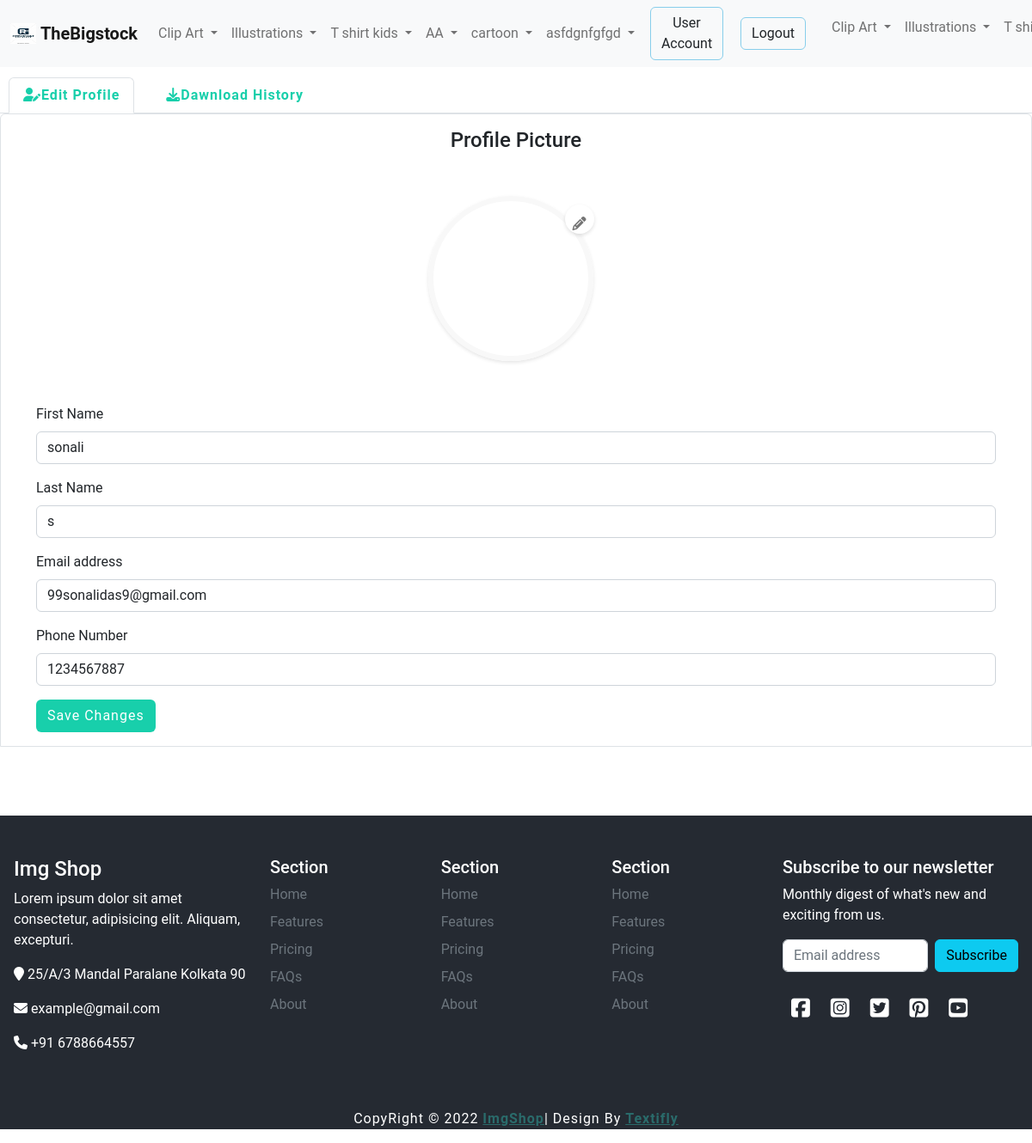
The app's page /profile.php (signed in) with its own data.
### tables this page shows
CREATE TABLE `category_tbl` (
  `id` int NOT NULL,
  `category_name` varchar(100) NOT NULL,
  `category_tags` varchar(100) NOT NULL,
  `image` varchar(100) NOT NULL,
  `feature_image` varchar(100) NOT NULL
);

CREATE TABLE `user_tbl` (
  `id` int NOT NULL,
  `first_name` varchar(100) NOT NULL,
  `last_name` varchar(100) NOT NULL,
  `email` varchar(100) NOT NULL,
  `mobile` varchar(100) NOT NULL,
  `role` varchar(100) NOT NULL,
  `password` varchar(100) NOT NULL,
  `profile_picture` varchar(255) NOT NULL
);

### function.php (called while the page is built, shortened)
<?php
class Operations
{
   public function getAll($table)
   {
      global $db;
      $sel  =  $db->query("select * from " . $table . "");
      return $sel->fetchAll(PDO::FETCH_ASSOC);
   }
   public function getSingle($table, $where)
   {
      global $db;
      $sel  =  $db->query("select * from " . $table . " " . $where);
      return $sel->fetch(PDO::FETCH_ASSOC);
   }
}

### profile.php (the view, shortened to what this page needs)
<?php include(__DIR__ . "/include/header.php") ?>
<?php
$user = $obj->getSingle('user_tbl', "WHERE id = '" . $user_id . "'");
?>
<main>
    <section class="accsectionarea">
        <ul class="nav nav-tabs  d-lg-flex" id="myTab" role="tablist">
            <li class="nav-item" role="presentation">
                <button class="nav-link active tbbtn" id="home-tab" data-bs-toggle="tab" data-bs-target="#home-tab-pane" type="button" role="tab" aria-controls="home-tab-pane" aria-selected="true"><i class="fa-solid fa-user-pen"></i>Edit Profile</button>
            </li>
            <li class="nav-item" role="presentation">
                <button class="nav-link tbbtn" id="contact-tab" data-bs-toggle="tab" data-bs-target="#contact-tab-pane" type="button" role="tab" aria-controls="contact-tab-pane" aria-selected="false"><i class="fa-solid fa-download"></i>Dawnload History</button>
            </li>
        </ul>
        <div class="tab-content accordion" id="myTabContent">
            <div class="tab-pane fade show active accordion-item" id="home-tab-pane" role="tabpanel" aria-labelledby="home-tab" tabindex="0">
                <div id="collapseOne" class="accordion-collapse collapse show  d-lg-block" aria-labelledby="headingOne" data-bs-parent="#myTabContent">
                    <div class="accordion-body">
                        <div class="container editprofilearea">
                            <form action="profile-update.php" method="POST" enctype="multipart/form-data">
                                <h4 style="text-align:center;">Profile Picture</h4>
                                <div class="avatar-upload">
                                    <div class="avatar-edit">
                                        <label for="imageUpload"></label>
                                    </div>
                                    <div class="avatar-preview">
                                        <div id="imagePreview" style="background-image: url('./images/profile/<?= $user['profile_picture'] ?? 'png-transparent-avatar-user-computer-icons-software-developer-avatar-child-face-heroes-removebg-preview.png' ?>');">
                                        </div>
                                    </div>
                                </div>
                                <div class="mb-3">
                                    <label for="exampleInputName" class="form-label">First Name</label>
                                    <input type="text" class="form-control" id="exampleInputName" aria-describedby="emailHelp" name="first_name" value="<?= $user['first_name'] ?? "" ?>">
                                </div>
                                <div class="mb-3">
                                    <label for="exampleInputName" class="form-label">Last Name</label>
                                    <input type="text" class="form-control" id="exampleInputName" aria-describedby="emailHelp" name="last_name" value="<?= $user['last_name'] ?? "" ?>">
                                </div>
                                <div class="mb-3">
                                    <label for="exampleInputEmail1" class="form-label">Email address</label>
                                    <input type="email" class="form-control" id="exampleInputEmail1" aria-describedby="emailHelp" name="email" value="<?= $user['email'] ?? "" ?>">
                                </div>
                                <div class="mb-3">
                                    <label for="exampleInputNumber" class="form-label">Phone Number</label>
                                    <input type="number" class="form-control" id="exampleInputNumber" aria-describedby="emailHelp" name="mobile" value="<?= $user['mobile'] ?? "" ?>">
                                </div>
                                <button type="submit" class="btn signupbtn" >Save Changes</button>
                            </form>
                        </div>
                    </div>
                </div>
            </div>
        </div>
    </section>
</main>
<?php include("include/footer.php") ?>

### include/header.php (shortened to what this page needs)
<?php
include(__DIR__ . '/../function.php');
$user_id = 0;
if (isset($_SESSION['id'])) {
    $user_id = $_SESSION['id'];
}
$obj = new Operations;
?>
<!DOCTYPE html>
<html lang="en">
<head>
    <link rel="stylesheet" href="css/style.css">
    <link href="https://cdn.jsdelivr.net/npm/bootstrap@5.2.2/dist/css/bootstrap.min.css" rel="stylesheet">
    <link rel="stylesheet" href="https://use.fontawesome.com/releases/v5.15.4/css/solid.css" />
    <link rel="stylesheet" href="https://cdnjs.cloudflare.com/ajax/libs/fancybox/3.5.7/jquery.fancybox.min.css">
    <link rel="stylesheet" href="https://cdnjs.cloudflare.com/ajax/libs/material-design-iconic-font/2.2.0/css/material-design-iconic-font.min.css">
    <link rel="stylesheet" href="https://cdnjs.cloudflare.com/ajax/libs/slick-carousel/1.5.8/slick-theme.min.css">
    <link rel="stylesheet" href="https://cdnjs.cloudflare.com/ajax/libs/slick-carousel/1.5.8/slick.css">
</head>
<body>
    <header>
        <nav class="navbar navbar-expand-lg bg-light fixed-top ">
            <div class="container-fluid desktopnavbar">
                <a class="navbar-brand" href="index.php">
                    <img src="images/logo.jpg" alt="Logo" width="30" height="24" class="d-inline-block align-text-top">
                    <strong>TheBigstock</strong>
                </a>
                <div class="collapse navbar-collapse" id="navbarScroll">
                    <ul class="navbar-nav m-auto my-2 my-lg-0 navbar-nav-scroll" style="--bs-scroll-height: 100px;">
                        <?php
                        $result = $obj->getAll("category_tbl");
                        foreach ($result as $results) {
                        ?>
                            <li class="nav-item dropdown">
                                <a class="nav-link dropdown-toggle" href="category.php?category_id=<?php echo $results['id'] ?>" data-bs-toggle="dropdown">
                                    <?php echo $results['category_name']; ?> </a>
                            </li>
                        <?php } ?>
                    </ul>
                    <?php if ($user_id) { ?>
                        <a href="user-account.php" class="btn loginbtn" type="submit">User Account</a>
                        <a href="logout.php" class="btn loginbtn" type="submit">Logout</a>
                    <?php } ?>
                </div>
            </div>
            <div class="offcanvas offcanvas-start" tabindex="-1" id="offcanvasExample" aria-labelledby="offcanvasExampleLabel">
                <div class="offcanvas-body">
                    <ul class="navbar-nav m-auto my-2 my-lg-0 navbar-nav-scroll" style="--bs-scroll-height: 260px;">
                        <?php
                        $result = $obj->getAll("category_tbl");
                        foreach ($result as $results) {
                        ?>
                            <li class="nav-item dropdown">
                                <a class="nav-link dropdown-toggle" href="#" data-bs-toggle="dropdown">
                                    <?php echo $results['category_name']; ?>
                                </a>
                            </li>
                        <?php } ?>
                    </ul>
                </div>
            </div>
        </nav>
    </header>

### css/style.css (style rules this page uses)
* { margin: 0; padding: 0; font-family: "Source Sans Pro", "Roboto", Arial, sans-serif; }
.loginbtn { margin: 0px 10px !important; font-weight: 600; border-radius: 30px; border: 1px solid #87ceeb !important; text-transform: capitalize; }
.signupbtn { padding: 5px 16px; background-color: #18cfab !important; color: white !important; font-weight: 500; border: 1px solid #18cfab; letter-spacing: 1px; border-radius: 30px; text-transform: capitalize; }
.accsectionarea { margin-top: 90px; margin-bottom: 80px; }
.tbbtn { color: #18cfab !important; margin: 0px 10px; font-weight: 700 !important; letter-spacing: 1px; }
.avatar-upload { position: relative; max-width: 205px; margin: 50px auto; }
.avatar-upload .avatar-edit { position: absolute; right: 12px; z-index: 1; top: 10px; }
.avatar-upload .avatar-edit input + label { display: inline-block; width: 34px; height: 34px; margin-bottom: 0; border-radius: 100%; background: #ffffff; border: 1px solid transparent; box-shadow: 0px 2px 4px 0px rgba(0, 0, 0, 0.12); cursor: pointer; font-weight: normal; transition: all 0.2s ease-in-out; }
.avatar-upload .avatar-edit input + label:after { content: "\f040"; font-family: "FontAwesome"; color: #757575; position: absolute; top: 10px; left: 0; right: 0; text-align: center; margin: auto; }
.avatar-upload .avatar-preview { width: 192px; height: 192px; position: relative; border-radius: 100%; border: 6px solid #f8f8f8; box-shadow: 0px 2px 4px 0px rgba(0, 0, 0, 0.1); }
.avatar-upload .avatar-preview > div { width: 100%; height: 100%; border-radius: 100%; background-size: cover; background-repeat: no-repeat; background-position: center; }
.btn { border: none; outline: none; padding: 10px 16px; background-color: #f1f1f1; cursor: pointer; font-size: 18px; }

### records on screen
category_tbl: category_name "Clip Art"
category_tbl: category_name "Illustrations"
category_tbl: category_name "T shirt kids", category_name "T…"
category_tbl: category_name "AA"
category_tbl: category_name "cartoon"
category_tbl: category_name "asfdgnfgfgd"
user_tbl: first_name "sonali", last_name "s", email "99sonalidas9@gmail.com", mobile "1234567887"
